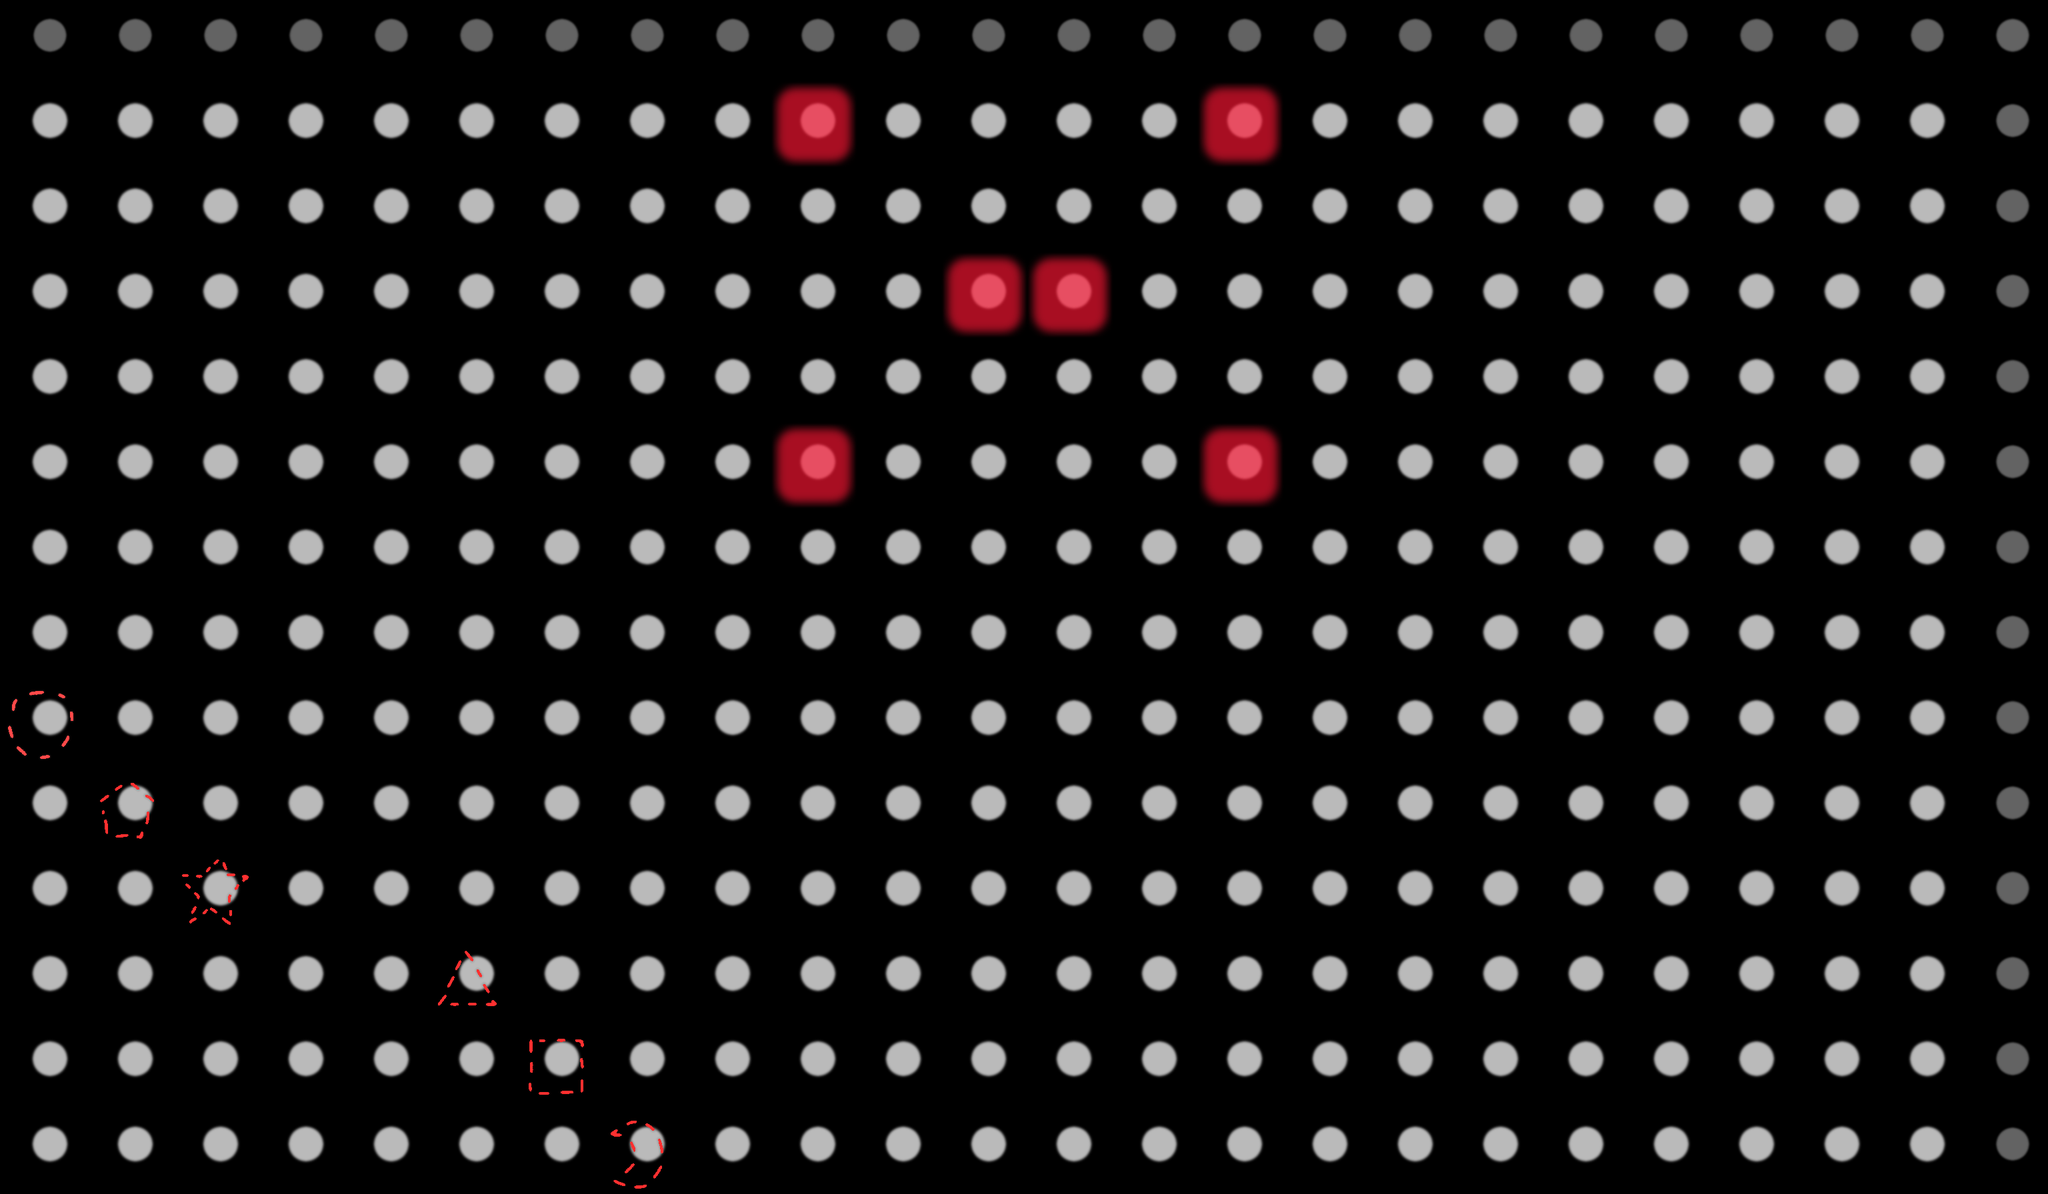

Rendered tile map (Tiled .tmx) drawn with the repository's tilesets; below, a short description and the map source with its tile grids summarised:
An orthogonal 24x14 tile map with 128x128 px tiles, 3 tile layers (Map, Border, Teleports2), 5 hidden layers not drawn, 3 tilesets.

<map version="1.0" orientation="orthogonal" width="24" height="14" tilewidth="128" tileheight="128">
 <tileset firstgid="1" source="Teleports.tsx" />
 <tileset firstgid="7" source="Tiles.tsx" />
 <tileset firstgid="31" source="Border.tsx" />
 <layer name="Map" width="24" height="14">
  <data>[336 cells, 336 non-empty, 17 distinct tile ids]</data>
 </layer>
 <layer name="Border" width="24" height="14">
  <data>[336 cells, 6 non-empty, 1 distinct tile ids]</data>
 </layer>
 <layer name="Teleports1" width="24" height="14" visible="0">
  <data>[336 cells, 6 non-empty, 6 distinct tile ids]</data>
 </layer>
 <layer name="Teleports2" width="24" height="14">
  <data>[336 cells, 6 non-empty, 6 distinct tile ids]</data>
 </layer>
 <layer name="Teleports3" width="24" height="14" visible="0">
  <data>[336 cells, 6 non-empty, 6 distinct tile ids]</data>
 </layer>
 <layer name="Teleports4" width="24" height="14" visible="0">
  <data>[336 cells, 6 non-empty, 6 distinct tile ids]</data>
 </layer>
 <layer name="Teleports5" width="24" height="14" visible="0">
  <data>[336 cells, 6 non-empty, 6 distinct tile ids]</data>
 </layer>
 <layer name="Teleports6" width="24" height="14" visible="0">
  <data>[336 cells, 6 non-empty, 6 distinct tile ids]</data>
 </layer>
</map>
